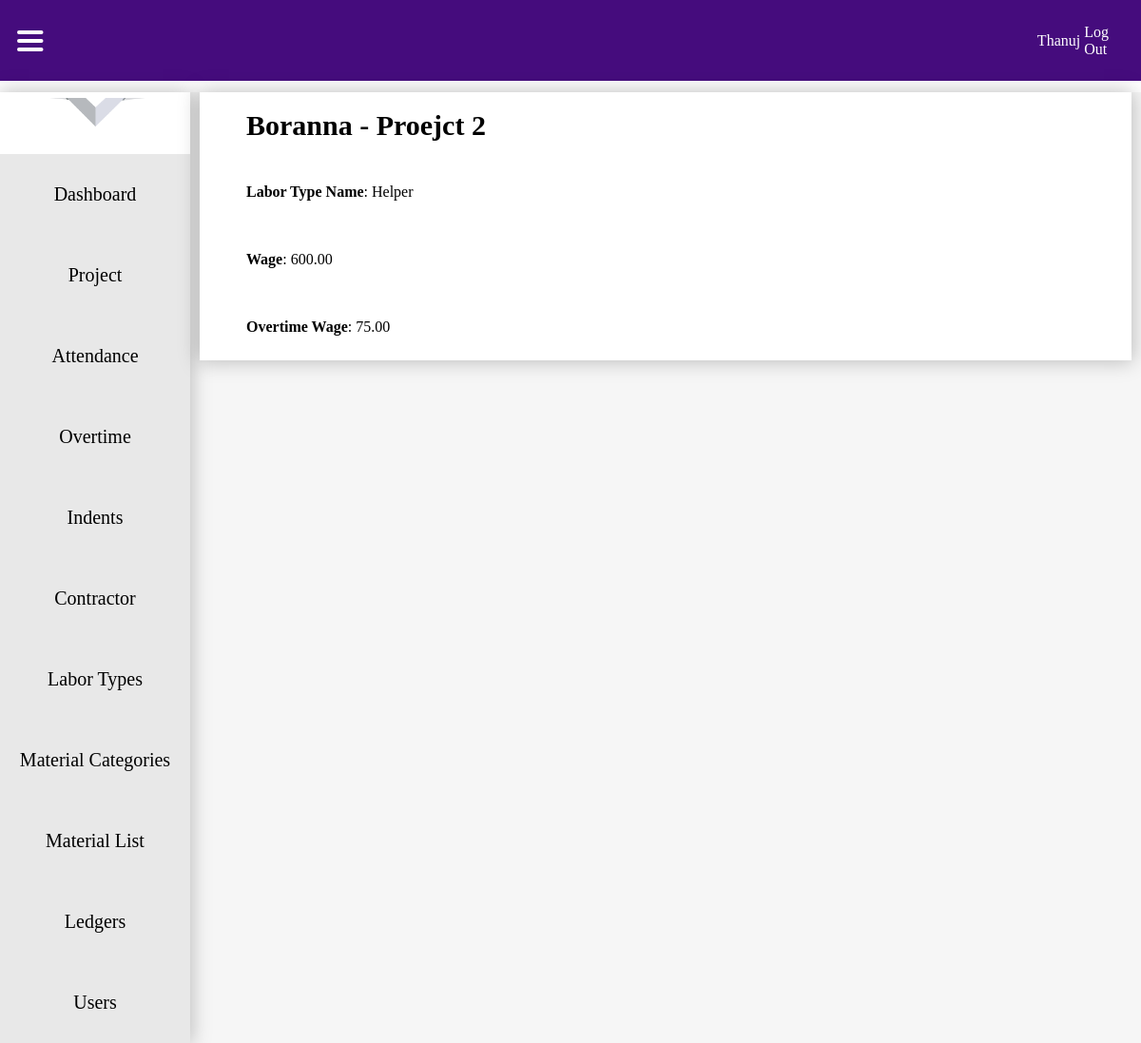
The page /Labortypedetail/8 (signed in) on the database its author committed.
### attandance/models.py (models this page shows, shortened)
class User(AbstractUser):
    is_admin = models.BooleanField(default=False)
    is_office_login = models.BooleanField(default=False)
    is_site_engineer = models.BooleanField(default=False)

class LaborTypes(models.Model):
    Contractor = models.ForeignKey(Contractor, on_delete=models.DO_NOTHING)
    Labor_type = models.CharField(max_length=500)
    wage = models.DecimalField(max_digits=10, decimal_places=2)
    overtime_wage = models.DecimalField(max_digits=10, decimal_places=2, blank=True, null=True)

class Contractor(models.Model):
    Contractor_name = models.CharField(max_length=500)
    Project = models.ForeignKey(Project, on_delete=models.DO_NOTHING)
    def __str__(self):
        return f"{self.Contractor_name} - {self.Project}"

class Project(models.Model):
    Project_name = models.CharField(max_length=300)
    Project_location = models.CharField(max_length=300)
    Project_Start_date = models.DateField()
    Project_End_date = models.DateField()
    Project_Dimensions = models.CharField(max_length=50)
    Floors = models.IntegerField()
    Builtup_area = models.CharField(max_length=100000)
    Length = MeasurementField(measurement=Area)
    Breadth = MeasurementField(measurement=Area)
    site_engineers = models.ManyToManyField('SiteEngineer', related_name='projects')
    def __str__(self):
        return self.Project_name

### attandance/views.py (the view)
# urls.py: path('Labortypedetail/<int:pk>', LaborTypeDeatilView.as_view(), name='labortypedetail'),
class LaborTypeDeatilView(LoginRequiredMixin, DetailView):
    template_name = "labortypeview.html"
    model = LaborTypes
    context_object_name = "labor"

### templates/labortypeview.html (shortened to what this page needs)
{% load static %}
<!DOCTYPE html>
<html lang="en">
<head>
    <link rel="stylesheet" href="{% static 'css/dashboard.css' %}">
</head>
<body>
     <nav>
        <div class="menu" >
            <img src="{% static 'icons/hamburger menu.svg' %}" alt="" onclick="toggleNavigation()">
        </div>
        <ul>
            <li>
                {% if request.user.is_authenticated %}
                <a href="">{{ request.user.username }}</a>
                <a href="{% url 'logout' %}">Log Out</a>
                {% else %}
                <a href="">Profile</a>
                <img src="{% static 'icons/dropdownarrowsvg.svg' %}" alt="">
                {% endif %}
            </li>
        </ul>
    </nav>
    <div class="contentholder">
        <div class="navigation">
            <img class="logo" src="{% static 'icons/Vivin-construction-and-engineering-logo.png' %}" alt="">
            <div class="tabholder">
                {% if request.user.is_admin or request.user.is_office_login %}
                <div class="nav-tab"  onclick="toggleActive(this)">
                    <a href="{% url 'dashboard' %}">Dashboard</a>
                </div>
                {% endif %}
                {% if request.user.is_admin or request.user.is_office_login %}
                <div class="nav-tab"  onclick="toggleActive(this)">
                    <a href="{% url 'projects' %}">Project</a>
                </div>
                {% endif %}
                {% if request.user.is_admin or request.user.is_office_login or request.user.is_site_engineer %}
                <div class="nav-tab" onclick="toggleActive(this)">
                    <a href="{% url 'attendance_recordlist' %}">Attendance</a>
                </div>
                {% endif %}
                {% if request.user.is_admin or request.user.is_office_login or request.user.is_site_engineer %}
                <div class="nav-tab" onclick="toggleActive(this)">
                    <a href="{% url 'overtimelist' %}">Overtime</a>
                </div>
                {% endif %}
                {% if request.user.is_admin or request.user.is_office_login or request.user.is_site_engineer %}
                <div class="nav-tab" onclick="toggleActive(this)">
                    <a href="{% url 'indentlist' %}">Indents</a>
                </div>
                {% endif %}
                {% if request.user.is_admin or request.user.is_office_login %}
                <div class="nav-tab" onclick="toggleActive(this)">
                    <a href="{% url 'contractorslist' %}">Contractor</a>
                </div>
                {% endif %}
                {% if request.user.is_admin or request.user.is_office_login %}
                <div class="nav-tab" onclick="toggleActive(this)">
                    <a href="{% url 'labortypelist' %}">Labor Types</a>
                </div>
                {% endif %}
                {% if request.user.is_admin or request.user.is_office_login %}
                <div class="nav-tab" onclick="toggleActive(this)">
                    <a href="{% url 'materialcategorylist' %}">Material Categories</a>
                </div>
                {% endif %}
                {% if request.user.is_admin or request.user.is_office_login %}
                <div class="nav-tab" onclick="toggleActive(this)">
                    <a href="{% url 'materiallist' %}">Material List</a>
                </div>
                {% endif %}
                {% if request.user.is_admin or request.user.is_office_login %}
                <div class="nav-tab" onclick="toggleActive(this)">
                    <a href="{% url 'allreports' %}">Ledgers</a>
                </div>
                {% endif %}
                {% if request.user.is_admin or request.user.is_office_login %}
                <div class="nav-tab" onclick="toggleActive(this)">
                    <a href="">Users</a>
                </div>
                {% endif %}
            </div>
        </div>
        <div class="displayboard">
            <div class="whiteboard">
                <div class="alignmentmaker">
                    <h3>{{ labor.Contractor }}</h3>
                        <p><b>Labor Type Name</b>: {{ labor.Labor_type }}</p>
                        <p><b>Wage</b>: {{ labor.wage }}</p>
                        <p><b>Overtime Wage</b>: {{ labor.overtime_wage }}</p>
                </div>
            </div>
        </div>
    </div>
</body>
</html>

### static/css/dashboard.css (style rules this page uses)
* { margin: 0; padding: 0; font-family: Montserrat; }
nav { background: #450C7D; width: 100%; height: 85px; display: flex; justify-content: right; align-items: center; }
nav img { margin-left: 3%; }
nav ul { width: 100%; display: flex; align-items: center; justify-content: flex-end; }
nav ul li { margin: 2%; display: flex; align-items: center; justify-content: flex-end; }
nav ul li a { text-decoration: none; color: white; font-family: Montserrat; }
.contentholder { width: 100%; display: flex; align-items: start; justify-content: center; background: #F6F6F6; margin-top: 1%; }
.navigation { width: 20%; height: 100%; background: #FFF; box-shadow: 0px 0px 20px 1px rgba(0, 0, 0, 0.25); display: grid; align-items: center; justify-items: center; transition: width 0.5s ease-in-out; }
.logo { margin: 3%; width: 80%; }
.displayboard { width: 100%; display: grid; align-items: start; justify-items: center; transition: width 0.5s ease-in-out; }
.menu { width: 100%; display: flex; align-items: center; justify-content: left; height: 100%; }
.menu img { margin: 3% 5% 3% 3%; cursor: pointer; }
.nav-tab { width: 100%; height: 85px; display: flex; align-items: center; justify-content: center; background: #E8E8E8; cursor: pointer; transition: .3s ease-in-out; }
.nav-tab a { text-decoration: none; color: black; text-align: center; font-size: 20px; color: black; width: 100%; height: 100%; display: flex; align-items: center; justify-content: center; }
.tabholder { width: 100%; }
.whiteboard { width: 98%; background: white; box-shadow: 0px 0px 20px 1px rgba(0, 0, 0, 0.25); display: flex; align-items: start; justify-content: center; }
.alignmentmaker { width: 90%; display: grid; align-items: start; justify-items: center; }
.alignmentmaker p { width: 100%; display: flex; align-items: center; justify-content: left; }
.alignmentmaker h3 { font-size: 30px; margin: 2% 0% 2% 0%; width: 100%; }
p { display: grid; align-items: center; justify-items: left; width: 40%; margin: 3%; }
a { margin: 2%; }

### rows shown on the page
User: user.username "Thanuj"
LaborTypes: Contractor "Boranna - Proejct 2", Labor_type "Helper", wage "600.00", overtime_wage "75.00"
